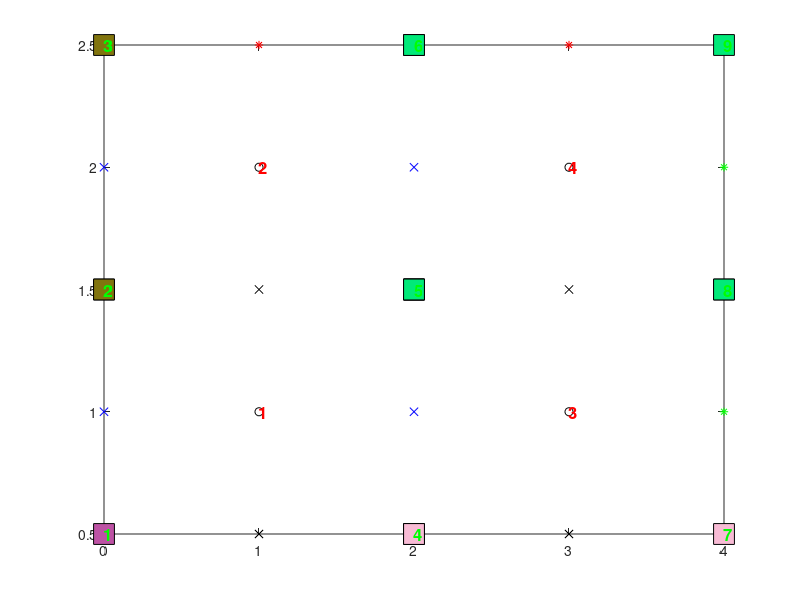

MATLAB code for this plot:
Strings_01 = {'*Heading';
'** Job name: sunil01 Model name: Model-1';
'** Generated by: Abaqus/CAE 6.14-1';
'*Preprint, echo=NO, model=NO, history=NO, contact=NO';
'**';
'** PARTS';
'**';
'*Part, name=Part-1';
'*Node'};

xincr = 2;
yincr = 1;
xbase = 1:xincr:4;
ybase = 1:yincr:2;
[x,y] = meshgrid(xbase,ybase);
xc = x;
yc = y;
plot(x, y, 'ko'), hold on
xbl = x-xincr/2; ybl = y-yincr/2;
xbr = x+xincr/2; ybr = y-yincr/2;
plot(xbl, ybl, 'c.')
plot(xbr, ybr, 'b.')

xtl = x-xincr/2; ytl = y+yincr/2;
xtl(1:size(xtl,1)-1,:)=[];
ytl(1:size(ytl,1)-1,:)=[];
plot(xtl, ytl, 'r.')

xtr = x+xincr/2; ytr = y+yincr/2;
xtr(1:size(xtr,1)-1,:)=[];
ytr(1:size(ytr,1)-1,:)=[];
xtr(1:end-1)=[];
ytr(1:end-1)=[];
plot(xtr, ytr, 'g.')

xl = x-xincr/2; yl = y;
plot(xl, yl, 'bx')
xr = x+xincr/2; yr = y;
xr(:,1:size(xr,2)-1)=[];
yr(:,1:size(yr,2)-1)=[];
plot(xr, yr, 'g*')

xb = x; yb = y - yincr/2;
plot(xb, yb, 'kx')
xt = x; yt = y + yincr/2;
xt(1:size(xr,1)-1,:)=[];
yt(1:size(yr,1)-1,:)=[];
plot(xt, yt, 'r*')


element_Type = 'CPS4';
switch element_Type
    case {'CPS4', 'trisimple'}
        nd_x = [xbl(:); xbr(:); xtl(:); xtr(:)];
        nd_y = [ybl(:); ybr(:); ytl(:); ytr(:)];
        nd_xy = unique([nd_x nd_y], 'rows');
        nd_x = nd_xy(:,1);
        nd_y = nd_xy(:,2);
        ElTable = zeros(numel(x),5);
    case {'CPS8', 'quadegdefacecentre', 'triedgecentre', 'triegdefacecentre'}
        nd_x = [xbl(:); xbr(:); xtl(:); xtr(:); xl(:); xr(:); xb(:); xt(:)];
        nd_y = [ybl(:); ybr(:); ytl(:); ytr(:); yl(:); yr(:); yb(:); yt(:)];
        nd_xy = unique([nd_x nd_y], 'rows');
        nd_x = nd_xy(:,1);
        nd_y = nd_xy(:,2);
        ElTable = zeros(numel(x),9);
    otherwise
        disp('invalid element type input. Creating 4-node quad')
        nd_x = [xbl(:); xbr(:); xtl(:); xtr(:)];
        nd_y = [ybl(:); ybr(:); ytl(:); ytr(:)];
        nd_xy = unique([nd_x nd_y], 'rows');
        nd_x = nd_xy(:,1);
        nd_y = nd_xy(:,2);
end

plot(nd_x, nd_y, 'co')

enum = reshape(1:numel(x), size(x));
for count = 1:numel(x)
   text(x(count), y(count), num2str(enum(count)), 'fontweight', 'bold', 'color', 'r', 'fontsize', 12)
end

switch element_Type
    case {'CPS8', 'CPS4'}
        for count = 1:numel(x)
            enumcount = count;
            xe = x(enumcount);
            ye = y(enumcount);
            % ebox: element bounding box
            xfactor = 1.2*xincr/2;
            yfactor = 1.2*yincr/2;
            ebbox_x = xe + xfactor*[-1 +1 +1 -1];
            ebbox_y = ye + yfactor*[-1 -1 +1 +1];
            % plot(ebbox_x, ebbox_y, 'ks', 'markerfacecolor', 'k')
            left_x  = find(nd_x>ebbox_x(1));
            right_x = find(nd_x<ebbox_x(2));
            top_y   = find(nd_y>ebbox_y(1));
            bot_y   = find(nd_y<ebbox_y(3));
            subset  = intersect(intersect(intersect(left_x, right_x), top_y), bot_y);
            ElTable(count,:) = [count subset'];
            subsetxy = unique([nd_x(subset) nd_y(subset)], 'rows');
            plot(subsetxy(:,1), subsetxy(:,2), 'ks', 'markerfacecolor', rand(1,3), 'markersize', 15)
            pause(0.5)
        end
        NodeMatrix = [transpose(1:numel(nd_x)) nd_x nd_y];
%         *Element, type=CPS8
    case 'trisimple'
    otherwise
        disp('Invalid input')
end

for count = 1:size(NodeMatrix,1)
   text(NodeMatrix(count,2), NodeMatrix(count,3), num2str(NodeMatrix(count,1)), 'fontweight', 'bold', 'color', 'g', 'fontsize', 12)
end

Strings_02 = {'*Element, type='; element_Type};